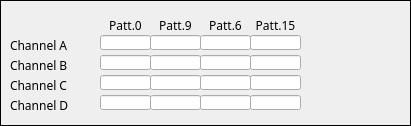
   <widget class="caFrame" name="caframe_7">
    <property name="geometry">
     <rect>
      <x>5</x>
      <y>360</y>
      <width>411</width>
      <height>126</height>
     </rect>
    </property>
    <property name="frameShape">
     <enum>QFrame::Box</enum>
    </property>
    <property name="frameShadow">
     <enum>QFrame::Plain</enum>
    </property>
    <property name="lineWidth">
     <number>1</number>
    </property>
    <property name="midLineWidth">
     <number>1</number>
    </property>
    <property name="background">
     <color>
      <red>0</red>
      <green>0</green>
      <blue>0</blue>
     </color>
    </property>
    <property name="backgroundMode">
     <enum>caFrame::Outline</enum>
    </property>
    <property name="styleSheet" stdset="0">
     <string notr="true"/>
    </property>
    <widget class="QLabel" name="label_35">
     <property name="geometry">
      <rect>
       <x>250</x>
       <y>15</y>
       <width>51</width>
       <height>20</height>
      </rect>
     </property>
     <property name="font">
      <font>
       <family>Sans Serif</family>
       <pointsize>9</pointsize>
      </font>
     </property>
     <property name="text">
      <string>Patt.15</string>
     </property>
     <property name="alignment">
      <set>Qt::AlignCenter</set>
     </property>
    </widget>
    <widget class="caRelatedDisplay" name="carelateddisplay_9">
     <property name="geometry">
      <rect>
       <x>310</x>
       <y>55</y>
       <width>31</width>
       <height>16</height>
      </rect>
     </property>
     <property name="font">
      <font>
       <pointsize>9</pointsize>
      </font>
     </property>
     <property name="labels">
      <string notr="true">plot</string>
     </property>
     <property name="files">
      <string notr="true">dsc_ch</string>
     </property>
     <property name="args">
      <string notr="true">BPM=$(BPM):dsc:coeff:ch_b,CH=B,BPM1=$(BPM)</string>
     </property>
    </widget>
    <widget class="caRelatedDisplay" name="carelateddisplay_10">
     <property name="geometry">
      <rect>
       <x>310</x>
       <y>35</y>
       <width>31</width>
       <height>16</height>
      </rect>
     </property>
     <property name="font">
      <font>
       <pointsize>9</pointsize>
      </font>
     </property>
     <property name="labels">
      <string notr="true">plot</string>
     </property>
     <property name="files">
      <string notr="true">dsc_ch</string>
     </property>
     <property name="args">
      <string notr="true">BPM=$(BPM):dsc:coeff:ch_a,CH=A,BPM1=$(BPM)</string>
     </property>
    </widget>
    <widget class="QLabel" name="label_37">
     <property name="geometry">
      <rect>
       <x>10</x>
       <y>55</y>
       <width>91</width>
       <height>20</height>
      </rect>
     </property>
     <property name="font">
      <font>
       <family>Sans Serif</family>
       <pointsize>9</pointsize>
      </font>
     </property>
     <property name="text">
      <string>Channel B</string>
     </property>
    </widget>
    <widget class="QLabel" name="label_38">
     <property name="geometry">
      <rect>
       <x>10</x>
       <y>75</y>
       <width>91</width>
       <height>20</height>
      </rect>
     </property>
     <property name="font">
      <font>
       <family>Sans Serif</family>
       <pointsize>9</pointsize>
      </font>
     </property>
     <property name="text">
      <string>Channel C</string>
     </property>
    </widget>
    <widget class="QLabel" name="label_39">
     <property name="geometry">
      <rect>
       <x>10</x>
       <y>35</y>
       <width>91</width>
       <height>20</height>
      </rect>
     </property>
     <property name="font">
      <font>
       <family>Sans Serif</family>
       <pointsize>9</pointsize>
      </font>
     </property>
     <property name="text">
      <string>Channel A</string>
     </property>
    </widget>
    <widget class="QLabel" name="label_40">
     <property name="geometry">
      <rect>
       <x>100</x>
       <y>15</y>
       <width>51</width>
       <height>20</height>
      </rect>
     </property>
     <property name="font">
      <font>
       <family>Sans Serif</family>
       <pointsize>9</pointsize>
      </font>
     </property>
     <property name="text">
      <string>Patt.0</string>
     </property>
     <property name="alignment">
      <set>Qt::AlignCenter</set>
     </property>
    </widget>
    <widget class="QLabel" name="label_41">
     <property name="geometry">
      <rect>
       <x>200</x>
       <y>15</y>
       <width>51</width>
       <height>20</height>
      </rect>
     </property>
     <property name="font">
      <font>
       <family>Sans Serif</family>
       <pointsize>9</pointsize>
      </font>
     </property>
     <property name="text">
      <string>Patt.6</string>
     </property>
     <property name="alignment">
      <set>Qt::AlignCenter</set>
     </property>
    </widget>
    <widget class="caRelatedDisplay" name="carelateddisplay_11">
     <property name="geometry">
      <rect>
       <x>310</x>
       <y>75</y>
       <width>31</width>
       <height>16</height>
      </rect>
     </property>
     <property name="font">
      <font>
       <pointsize>9</pointsize>
      </font>
     </property>
     <property name="labels">
      <string notr="true">plot</string>
     </property>
     <property name="files">
      <string notr="true">dsc_ch</string>
     </property>
     <property name="args">
      <string notr="true">BPM=$(BPM):dsc:coeff:ch_c,CH=C,BPM1=$(BPM)</string>
     </property>
    </widget>
    <widget class="QLabel" name="label_42">
     <property name="geometry">
      <rect>
       <x>10</x>
       <y>95</y>
       <width>91</width>
       <height>20</height>
      </rect>
     </property>
     <property name="font">
      <font>
       <family>Sans Serif</family>
       <pointsize>9</pointsize>
      </font>
     </property>
     <property name="text">
      <string>Channel D</string>
     </property>
    </widget>
    <widget class="QLabel" name="label_43">
     <property name="geometry">
      <rect>
       <x>150</x>
       <y>15</y>
       <width>51</width>
       <height>20</height>
      </rect>
     </property>
     <property name="font">
      <font>
       <family>Sans Serif</family>
       <pointsize>9</pointsize>
      </font>
     </property>
     <property name="text">
      <string>Patt.9</string>
     </property>
     <property name="alignment">
      <set>Qt::AlignCenter</set>
     </property>
    </widget>
    <widget class="caRelatedDisplay" name="carelateddisplay_12">
     <property name="geometry">
      <rect>
       <x>310</x>
       <y>95</y>
       <width>31</width>
       <height>16</height>
      </rect>
     </property>
     <property name="font">
      <font>
       <pointsize>9</pointsize>
      </font>
     </property>
     <property name="labels">
      <string notr="true">plot</string>
     </property>
     <property name="files">
      <string notr="true">dsc_ch</string>
     </property>
     <property name="args">
      <string notr="true">BPM=$(BPM):dsc:coeff:ch_d,CH=D,BPM1=$(BPM)</string>
     </property>
    </widget>
    <widget class="caLineEdit" name="calineedit_27">
     <property name="geometry">
      <rect>
       <x>100</x>
       <y>75</y>
       <width>51</width>
       <height>15</height>
      </rect>
     </property>
     <property name="font">
      <font>
       <family>Sans Serif</family>
       <pointsize>9</pointsize>
      </font>
     </property>
     <property name="text">
      <string/>
     </property>
     <property name="alignment">
      <set>Qt::AlignRight|Qt::AlignTrailing|Qt::AlignVCenter</set>
     </property>
     <property name="channel" stdset="0">
      <string notr="true">$(BPM):dsc:coeff:ch_c:phase_0</string>
     </property>
     <property name="background">
      <color>
       <red>255</red>
       <green>255</green>
       <blue>255</blue>
      </color>
     </property>
     <property name="colorMode">
      <enum>caLineEdit::Static</enum>
     </property>
     <property name="precision">
      <number>3</number>
     </property>
     <property name="precisionMode">
      <enum>caLineEdit::User</enum>
     </property>
     <property name="fontScaleMode" stdset="0">
      <enum>caLineEdit::WidthAndHeight</enum>
     </property>
    </widget>
    <widget class="caLineEdit" name="calineedit_28">
     <property name="geometry">
      <rect>
       <x>200</x>
       <y>75</y>
       <width>51</width>
       <height>15</height>
      </rect>
     </property>
     <property name="font">
      <font>
       <family>Sans Serif</family>
       <pointsize>9</pointsize>
      </font>
     </property>
     <property name="text">
      <string/>
     </property>
     <property name="alignment">
      <set>Qt::AlignRight|Qt::AlignTrailing|Qt::AlignVCenter</set>
     </property>
     <property name="channel" stdset="0">
      <string notr="true">$(BPM):dsc:coeff:ch_c:phase_2</string>
     </property>
     <property name="background">
      <color>
       <red>255</red>
       <green>255</green>
       <blue>255</blue>
      </color>
     </property>
     <property name="colorMode">
      <enum>caLineEdit::Static</enum>
     </property>
     <property name="precision">
      <number>3</number>
     </property>
     <property name="precisionMode">
      <enum>caLineEdit::User</enum>
     </property>
     <property name="fontScaleMode" stdset="0">
      <enum>caLineEdit::WidthAndHeight</enum>
     </property>
    </widget>
    <widget class="caLineEdit" name="calineedit_32">
     <property name="geometry">
      <rect>
       <x>200</x>
       <y>95</y>
       <width>51</width>
       <height>15</height>
      </rect>
     </property>
     <property name="font">
      <font>
       <family>Sans Serif</family>
       <pointsize>9</pointsize>
      </font>
     </property>
     <property name="text">
      <string/>
     </property>
     <property name="alignment">
      <set>Qt::AlignRight|Qt::AlignTrailing|Qt::AlignVCenter</set>
     </property>
     <property name="channel" stdset="0">
      <string notr="true">$(BPM):dsc:coeff:ch_d:phase_2</string>
     </property>
     <property name="background">
      <color>
       <red>255</red>
       <green>255</green>
       <blue>255</blue>
      </color>
     </property>
     <property name="colorMode">
      <enum>caLineEdit::Static</enum>
     </property>
     <property name="precision">
      <number>3</number>
     </property>
     <property name="precisionMode">
      <enum>caLineEdit::User</enum>
     </property>
     <property name="fontScaleMode" stdset="0">
      <enum>caLineEdit::WidthAndHeight</enum>
     </property>
    </widget>
    <widget class="caLineEdit" name="calineedit_25">
     <property name="geometry">
      <rect>
       <x>150</x>
       <y>55</y>
       <width>51</width>
       <height>15</height>
      </rect>
     </property>
     <property name="font">
      <font>
       <family>Sans Serif</family>
       <pointsize>9</pointsize>
      </font>
     </property>
     <property name="text">
      <string/>
     </property>
     <property name="alignment">
      <set>Qt::AlignRight|Qt::AlignTrailing|Qt::AlignVCenter</set>
     </property>
     <property name="channel" stdset="0">
      <string notr="true">$(BPM):dsc:coeff:ch_b:phase_1</string>
     </property>
     <property name="background">
      <color>
       <red>255</red>
       <green>255</green>
       <blue>255</blue>
      </color>
     </property>
     <property name="colorMode">
      <enum>caLineEdit::Static</enum>
     </property>
     <property name="precision">
      <number>3</number>
     </property>
     <property name="precisionMode">
      <enum>caLineEdit::User</enum>
     </property>
     <property name="fontScaleMode" stdset="0">
      <enum>caLineEdit::WidthAndHeight</enum>
     </property>
    </widget>
    <widget class="caLineEdit" name="calineedit_30">
     <property name="geometry">
      <rect>
       <x>250</x>
       <y>95</y>
       <width>51</width>
       <height>15</height>
      </rect>
     </property>
     <property name="font">
      <font>
       <family>Sans Serif</family>
       <pointsize>9</pointsize>
      </font>
     </property>
     <property name="text">
      <string/>
     </property>
     <property name="alignment">
      <set>Qt::AlignRight|Qt::AlignTrailing|Qt::AlignVCenter</set>
     </property>
     <property name="channel" stdset="0">
      <string notr="true">$(BPM):dsc:coeff:ch_d:phase_3</string>
     </property>
     <property name="background">
      <color>
       <red>255</red>
       <green>255</green>
       <blue>255</blue>
      </color>
     </property>
     <property name="colorMode">
      <enum>caLineEdit::Static</enum>
     </property>
     <property name="precision">
      <number>3</number>
     </property>
     <property name="precisionMode">
      <enum>caLineEdit::User</enum>
     </property>
     <property name="fontScaleMode" stdset="0">
      <enum>caLineEdit::WidthAndHeight</enum>
     </property>
    </widget>
    <widget class="caLineEdit" name="calineedit_22">
     <property name="geometry">
      <rect>
       <x>250</x>
       <y>55</y>
       <width>51</width>
       <height>15</height>
      </rect>
     </property>
     <property name="font">
      <font>
       <family>Sans Serif</family>
       <pointsize>9</pointsize>
      </font>
     </property>
     <property name="text">
      <string/>
     </property>
     <property name="alignment">
      <set>Qt::AlignRight|Qt::AlignTrailing|Qt::AlignVCenter</set>
     </property>
     <property name="channel" stdset="0">
      <string notr="true">$(BPM):dsc:coeff:ch_b:phase_3</string>
     </property>
     <property name="background">
      <color>
       <red>255</red>
       <green>255</green>
       <blue>255</blue>
      </color>
     </property>
     <property name="colorMode">
      <enum>caLineEdit::Static</enum>
     </property>
     <property name="precision">
      <number>3</number>
     </property>
     <property name="precisionMode">
      <enum>caLineEdit::User</enum>
     </property>
     <property name="fontScaleMode" stdset="0">
      <enum>caLineEdit::WidthAndHeight</enum>
     </property>
    </widget>
    <widget class="caLineEdit" name="calineedit_31">
     <property name="geometry">
      <rect>
       <x>100</x>
       <y>95</y>
       <width>51</width>
       <height>15</height>
      </rect>
     </property>
     <property name="font">
      <font>
       <family>Sans Serif</family>
       <pointsize>9</pointsize>
      </font>
     </property>
     <property name="text">
      <string/>
     </property>
     <property name="alignment">
      <set>Qt::AlignRight|Qt::AlignTrailing|Qt::AlignVCenter</set>
     </property>
     <property name="channel" stdset="0">
      <string notr="true">$(BPM):dsc:coeff:ch_d:phase_0</string>
     </property>
     <property name="background">
      <color>
       <red>255</red>
       <green>255</green>
       <blue>255</blue>
      </color>
     </property>
     <property name="colorMode">
      <enum>caLineEdit::Static</enum>
     </property>
     <property name="precision">
      <number>3</number>
     </property>
     <property name="precisionMode">
      <enum>caLineEdit::User</enum>
     </property>
     <property name="fontScaleMode" stdset="0">
      <enum>caLineEdit::WidthAndHeight</enum>
     </property>
    </widget>
    <widget class="caLineEdit" name="calineedit_33">
     <property name="geometry">
      <rect>
       <x>150</x>
       <y>95</y>
       <width>51</width>
       <height>15</height>
      </rect>
     </property>
     <property name="font">
      <font>
       <family>Sans Serif</family>
       <pointsize>9</pointsize>
      </font>
     </property>
     <property name="text">
      <string/>
     </property>
     <property name="alignment">
      <set>Qt::AlignRight|Qt::AlignTrailing|Qt::AlignVCenter</set>
     </property>
     <property name="channel" stdset="0">
      <string notr="true">$(BPM):dsc:coeff:ch_d:phase_1</string>
     </property>
     <property name="background">
      <color>
       <red>255</red>
       <green>255</green>
       <blue>255</blue>
      </color>
     </property>
     <property name="colorMode">
      <enum>caLineEdit::Static</enum>
     </property>
     <property name="precision">
      <number>3</number>
     </property>
     <property name="precisionMode">
      <enum>caLineEdit::User</enum>
     </property>
     <property name="fontScaleMode" stdset="0">
      <enum>caLineEdit::WidthAndHeight</enum>
     </property>
    </widget>
    <widget class="caLineEdit" name="calineedit_19">
     <property name="geometry">
      <rect>
       <x>150</x>
       <y>35</y>
       <width>51</width>
       <height>15</height>
      </rect>
     </property>
     <property name="font">
      <font>
       <family>Sans Serif</family>
       <pointsize>9</pointsize>
      </font>
     </property>
     <property name="text">
      <string/>
     </property>
     <property name="alignment">
      <set>Qt::AlignRight|Qt::AlignTrailing|Qt::AlignVCenter</set>
     </property>
     <property name="channel" stdset="0">
      <string notr="true">$(BPM):dsc:coeff:ch_a:phase_1</string>
     </property>
     <property name="background">
      <color>
       <red>255</red>
       <green>255</green>
       <blue>255</blue>
      </color>
     </property>
     <property name="colorMode">
      <enum>caLineEdit::Static</enum>
     </property>
     <property name="precision">
      <number>3</number>
     </property>
     <property name="precisionMode">
      <enum>caLineEdit::User</enum>
     </property>
     <property name="fontScaleMode" stdset="0">
      <enum>caLineEdit::WidthAndHeight</enum>
     </property>
    </widget>
    <widget class="caLineEdit" name="calineedit_29">
     <property name="geometry">
      <rect>
       <x>150</x>
       <y>75</y>
       <width>51</width>
       <height>15</height>
      </rect>
     </property>
     <property name="font">
      <font>
       <family>Sans Serif</family>
       <pointsize>9</pointsize>
      </font>
     </property>
     <property name="text">
      <string/>
     </property>
     <property name="alignment">
      <set>Qt::AlignRight|Qt::AlignTrailing|Qt::AlignVCenter</set>
     </property>
     <property name="channel" stdset="0">
      <string notr="true">$(BPM):dsc:coeff:ch_c:phase_1</string>
     </property>
     <property name="background">
      <color>
       <red>255</red>
       <green>255</green>
       <blue>255</blue>
      </color>
     </property>
     <property name="colorMode">
      <enum>caLineEdit::Static</enum>
     </property>
     <property name="precision">
      <number>3</number>
     </property>
     <property name="precisionMode">
      <enum>caLineEdit::User</enum>
     </property>
     <property name="fontScaleMode" stdset="0">
      <enum>caLineEdit::WidthAndHeight</enum>
     </property>
    </widget>
    <widget class="caLineEdit" name="calineedit_26">
     <property name="geometry">
      <rect>
       <x>250</x>
       <y>75</y>
       <width>51</width>
       <height>15</height>
      </rect>
     </property>
     <property name="font">
      <font>
       <family>Sans Serif</family>
       <pointsize>9</pointsize>
      </font>
     </property>
     <property name="text">
      <string/>
     </property>
     <property name="alignment">
      <set>Qt::AlignRight|Qt::AlignTrailing|Qt::AlignVCenter</set>
     </property>
     <property name="channel" stdset="0">
      <string notr="true">$(BPM):dsc:coeff:ch_c:phase_3</string>
     </property>
     <property name="background">
      <color>
       <red>255</red>
       <green>255</green>
       <blue>255</blue>
      </color>
     </property>
     <property name="colorMode">
      <enum>caLineEdit::Static</enum>
     </property>
     <property name="precision">
      <number>3</number>
     </property>
     <property name="precisionMode">
      <enum>caLineEdit::User</enum>
     </property>
     <property name="fontScaleMode" stdset="0">
      <enum>caLineEdit::WidthAndHeight</enum>
     </property>
    </widget>
    <widget class="caLineEdit" name="calineedit_18">
     <property name="geometry">
      <rect>
       <x>100</x>
       <y>35</y>
       <width>51</width>
       <height>15</height>
      </rect>
     </property>
     <property name="font">
      <font>
       <family>Sans Serif</family>
       <pointsize>9</pointsize>
      </font>
     </property>
     <property name="text">
      <string/>
     </property>
     <property name="alignment">
      <set>Qt::AlignRight|Qt::AlignTrailing|Qt::AlignVCenter</set>
     </property>
     <property name="channel" stdset="0">
      <string notr="true">$(BPM):dsc:coeff:ch_a:phase_0</string>
     </property>
     <property name="background">
      <color>
       <red>255</red>
       <green>255</green>
       <blue>255</blue>
      </color>
     </property>
     <property name="colorMode">
      <enum>caLineEdit::Static</enum>
     </property>
     <property name="precision">
      <number>3</number>
     </property>
     <property name="precisionMode">
      <enum>caLineEdit::User</enum>
     </property>
     <property name="fontScaleMode" stdset="0">
      <enum>caLineEdit::WidthAndHeight</enum>
     </property>
     <property name="Title" stdset="0">
      <string>DSC details &gt;&gt; $(BPM)</string>
     </property>
    </widget>
    <widget class="caLineEdit" name="calineedit_21">
     <property name="geometry">
      <rect>
       <x>250</x>
       <y>35</y>
       <width>51</width>
       <height>15</height>
      </rect>
     </property>
     <property name="font">
      <font>
       <family>Sans Serif</family>
       <pointsize>9</pointsize>
      </font>
     </property>
     <property name="text">
      <string/>
     </property>
     <property name="alignment">
      <set>Qt::AlignRight|Qt::AlignTrailing|Qt::AlignVCenter</set>
     </property>
     <property name="channel" stdset="0">
      <string notr="true">$(BPM):dsc:coeff:ch_a:phase_3</string>
     </property>
     <property name="background">
      <color>
       <red>255</red>
       <green>255</green>
       <blue>255</blue>
      </color>
     </property>
     <property name="colorMode">
      <enum>caLineEdit::Static</enum>
     </property>
     <property name="precision">
      <number>3</number>
     </property>
     <property name="precisionMode">
      <enum>caLineEdit::User</enum>
     </property>
     <property name="fontScaleMode" stdset="0">
      <enum>caLineEdit::WidthAndHeight</enum>
     </property>
    </widget>
    <widget class="caLineEdit" name="calineedit_20">
     <property name="geometry">
      <rect>
       <x>200</x>
       <y>35</y>
       <width>51</width>
       <height>15</height>
      </rect>
     </property>
     <property name="font">
      <font>
       <family>Sans Serif</family>
       <pointsize>9</pointsize>
      </font>
     </property>
     <property name="text">
      <string/>
     </property>
     <property name="alignment">
      <set>Qt::AlignRight|Qt::AlignTrailing|Qt::AlignVCenter</set>
     </property>
     <property name="channel" stdset="0">
      <string notr="true">$(BPM):dsc:coeff:ch_a:phase_2</string>
     </property>
     <property name="background">
      <color>
       <red>255</red>
       <green>255</green>
       <blue>255</blue>
      </color>
     </property>
     <property name="colorMode">
      <enum>caLineEdit::Static</enum>
     </property>
     <property name="precision">
      <number>3</number>
     </property>
     <property name="precisionMode">
      <enum>caLineEdit::User</enum>
     </property>
     <property name="fontScaleMode" stdset="0">
      <enum>caLineEdit::WidthAndHeight</enum>
     </property>
    </widget>
    <widget class="caLineEdit" name="calineedit_23">
     <property name="geometry">
      <rect>
       <x>100</x>
       <y>55</y>
       <width>51</width>
       <height>15</height>
      </rect>
     </property>
     <property name="font">
      <font>
       <family>Sans Serif</family>
       <pointsize>9</pointsize>
      </font>
     </property>
     <property name="text">
      <string/>
     </property>
     <property name="alignment">
      <set>Qt::AlignRight|Qt::AlignTrailing|Qt::AlignVCenter</set>
     </property>
     <property name="channel" stdset="0">
      <string notr="true">$(BPM):dsc:coeff:ch_b:phase_0</string>
     </property>
     <property name="background">
      <color>
       <red>255</red>
       <green>255</green>
       <blue>255</blue>
      </color>
     </property>
     <property name="colorMode">
      <enum>caLineEdit::Static</enum>
     </property>
     <property name="precision">
      <number>3</number>
     </property>
     <property name="precisionMode">
      <enum>caLineEdit::User</enum>
     </property>
     <property name="fontScaleMode" stdset="0">
      <enum>caLineEdit::WidthAndHeight</enum>
     </property>
    </widget>
    <widget class="caLineEdit" name="calineedit_24">
     <property name="geometry">
      <rect>
       <x>200</x>
       <y>55</y>
       <width>51</width>
       <height>15</height>
      </rect>
     </property>
     <property name="font">
      <font>
       <family>Sans Serif</family>
       <pointsize>9</pointsize>
      </font>
     </property>
     <property name="text">
      <string/>
     </property>
     <property name="alignment">
      <set>Qt::AlignRight|Qt::AlignTrailing|Qt::AlignVCenter</set>
     </property>
     <property name="channel" stdset="0">
      <string notr="true">$(BPM):dsc:coeff:ch_b:phase_2</string>
     </property>
     <property name="background">
      <color>
       <red>255</red>
       <green>255</green>
       <blue>255</blue>
      </color>
     </property>
     <property name="colorMode">
      <enum>caLineEdit::Static</enum>
     </property>
     <property name="precision">
      <number>3</number>
     </property>
     <property name="precisionMode">
      <enum>caLineEdit::User</enum>
     </property>
     <property name="fontScaleMode" stdset="0">
      <enum>caLineEdit::WidthAndHeight</enum>
     </property>
    </widget>
   </widget>
